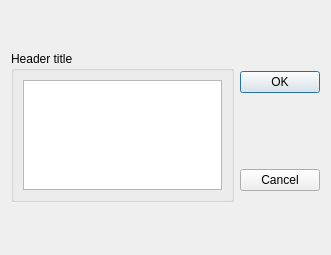
<?xml version="1.0" encoding="UTF-8"?>
<ui version="4.0">
 <class>TDialogHeaders</class>
 <widget class="QDialog" name="TDialogHeaders">
  <property name="geometry">
   <rect>
    <x>0</x>
    <y>0</y>
    <width>331</width>
    <height>255</height>
   </rect>
  </property>
  <property name="windowTitle">
   <string>Set the header ttitle</string>
  </property>
  <layout class="QGridLayout" name="gridLayout_2">
   <item row="0" column="0" rowspan="2">
    <widget class="QGroupBox" name="groupBox">
     <property name="title">
      <string>Header title</string>
     </property>
     <layout class="QGridLayout" name="gridLayout">
      <item row="0" column="0">
       <widget class="QListView" name="listView"/>
      </item>
     </layout>
    </widget>
   </item>
   <item row="0" column="1">
    <widget class="QPushButton" name="pushButtonOK">
     <property name="text">
      <string>OK</string>
     </property>
    </widget>
   </item>
   <item row="1" column="1">
    <widget class="QPushButton" name="pushButtonCancel">
     <property name="text">
      <string>Cancel</string>
     </property>
    </widget>
   </item>
  </layout>
 </widget>
 <resources/>
 <connections>
  <connection>
   <sender>pushButtonOK</sender>
   <signal>clicked()</signal>
   <receiver>TDialogHeaders</receiver>
   <slot>accept()</slot>
   <hints>
    <hint type="sourcelabel">
     <x>281</x>
     <y>81</y>
    </hint>
    <hint type="destinationlabel">
     <x>165</x>
     <y>127</y>
    </hint>
   </hints>
  </connection>
  <connection>
   <sender>pushButtonCancel</sender>
   <signal>clicked()</signal>
   <receiver>TDialogHeaders</receiver>
   <slot>reject()</slot>
   <hints>
    <hint type="sourcelabel">
     <x>281</x>
     <y>181</y>
    </hint>
    <hint type="destinationlabel">
     <x>165</x>
     <y>127</y>
    </hint>
   </hints>
  </connection>
 </connections>
</ui>
